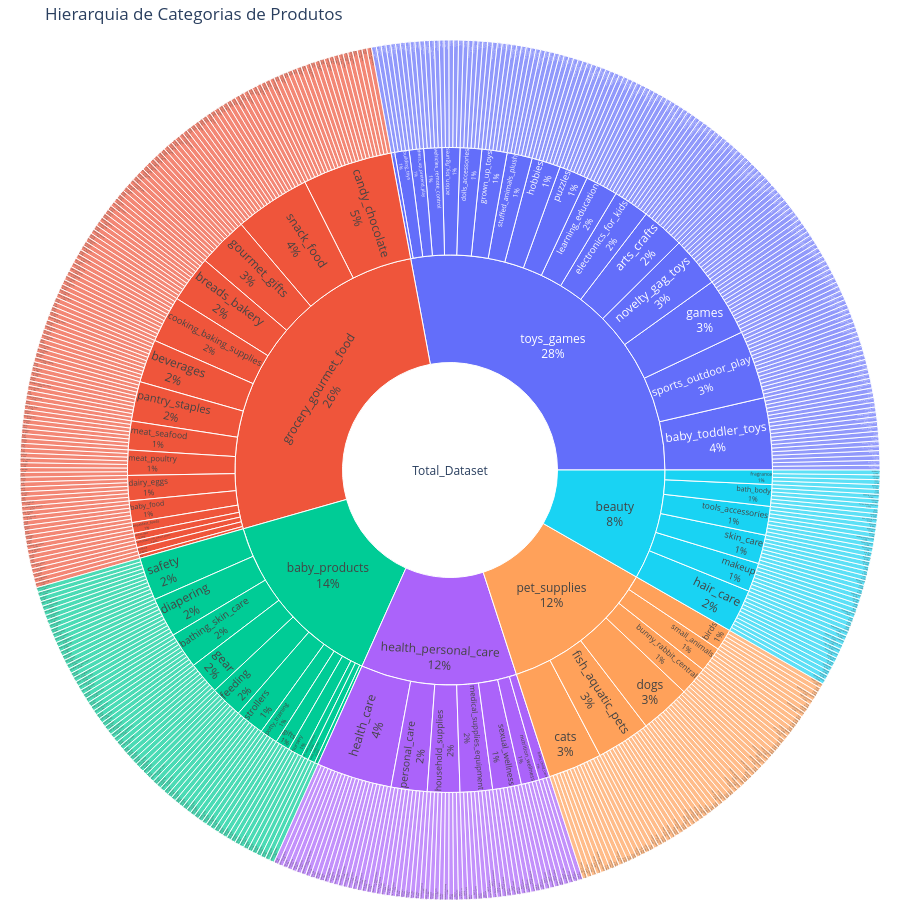

Notebook cell for this chart:
### Code cell
def plot_sunburst(df_viz):
    print("\nGerando gráfico interativo...")
    fig = px.sunburst(
        df_viz,
        ids='ids', 
        names='labels',      # Nome curto (ex: 'jerky')
        parents='parents',   # Quem é o pai
        title="Hierarquia de Categorias de Produtos",
        width=900,
        height=900
    )
    
    # Melhora o layout para leitura
    fig.update_layout(margin=dict(t=40, l=0, r=0, b=0))
    fig.update_traces(textinfo="label+percent entry") # Mostra nome e % do nível atual
    
    fig.show()

plot_sunburst(df_viz)

### Figure 1 — Plotly figure (JSON) as saved in the notebook; plotly's stock layout.template omitted (floating-point values rounded to 4 significant figures; data arrays with more than 128 entries replaced by an {"elided": "..."} marker saying what was removed)
{"data": [{"domain": {"x": [0, 1], "y": [0, 1]}, "hovertemplate": "labels=%{label}<br>parent=%{parent}<br>id=%{id}<extra></extra>", "ids": {"elided": "626 str values"}, "labels": {"elided": "626 str values"}, "name": "", "parents": {"elided": "626 str values"}, "textinfo": "label+percent entry", "type": "sunburst"}], "layout": {"height": 900, "legend": {"tracegroupgap": 0}, "margin": {"b": 0, "l": 0, "r": 0, "t": 40}, "title": {"text": "Hierarquia de Categorias de Produtos"}, "width": 900}}
